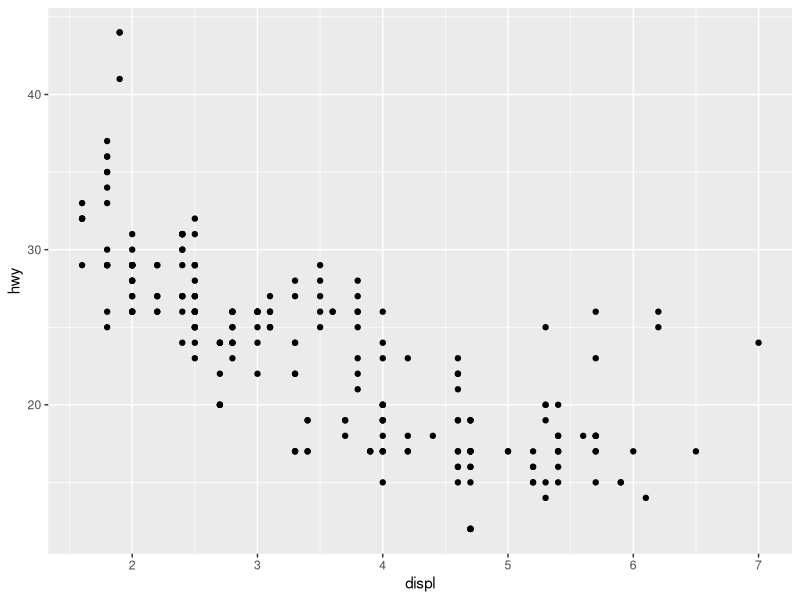
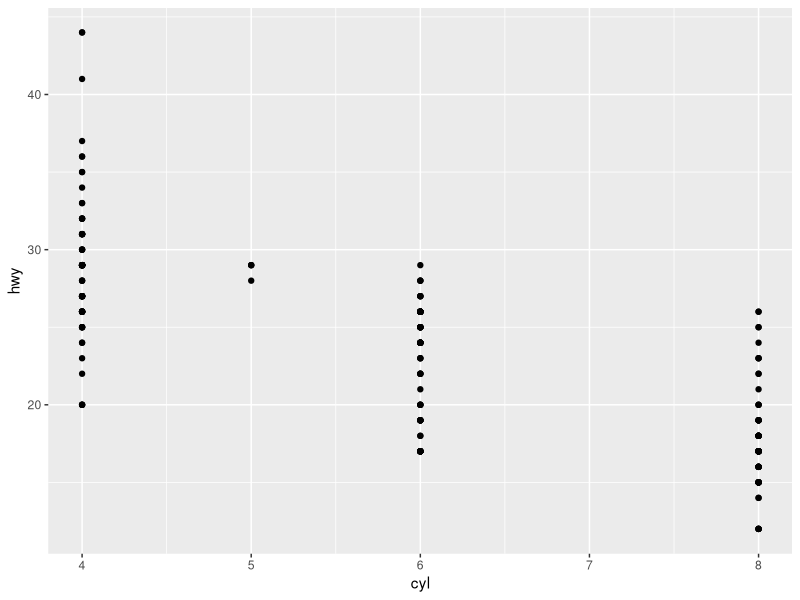
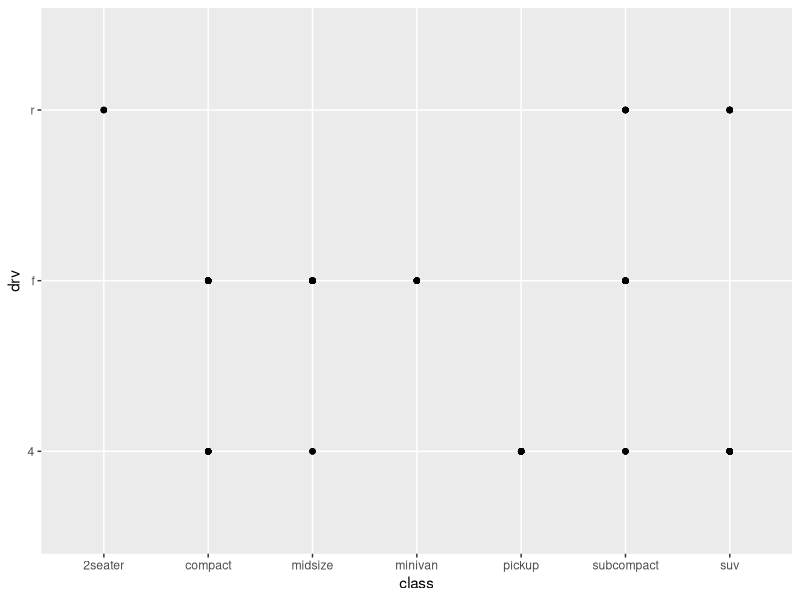
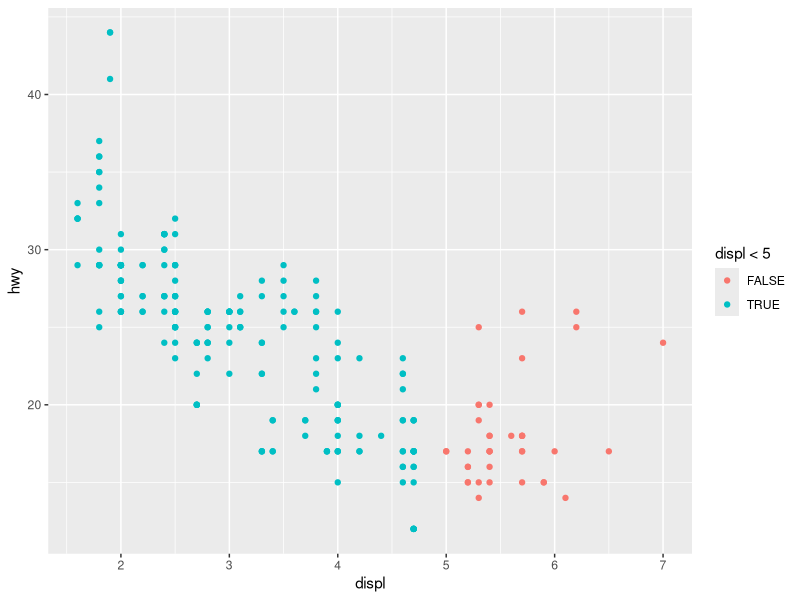
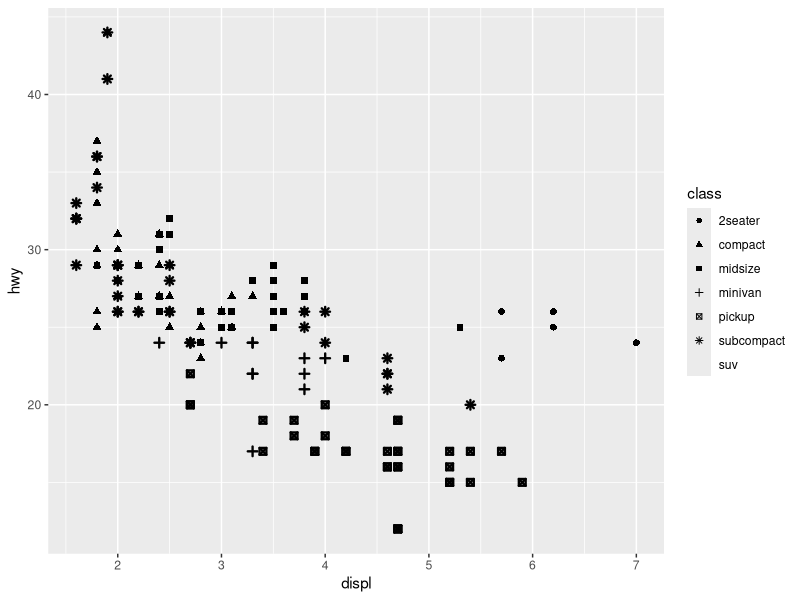
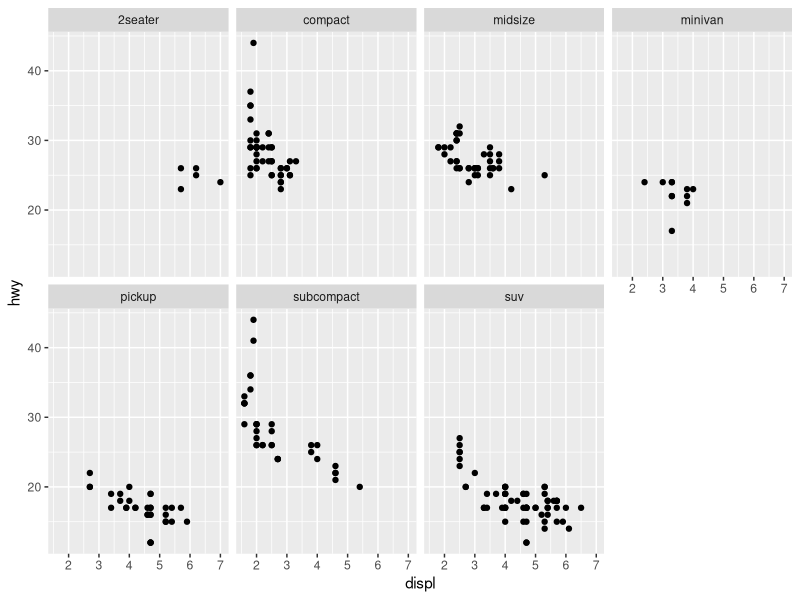
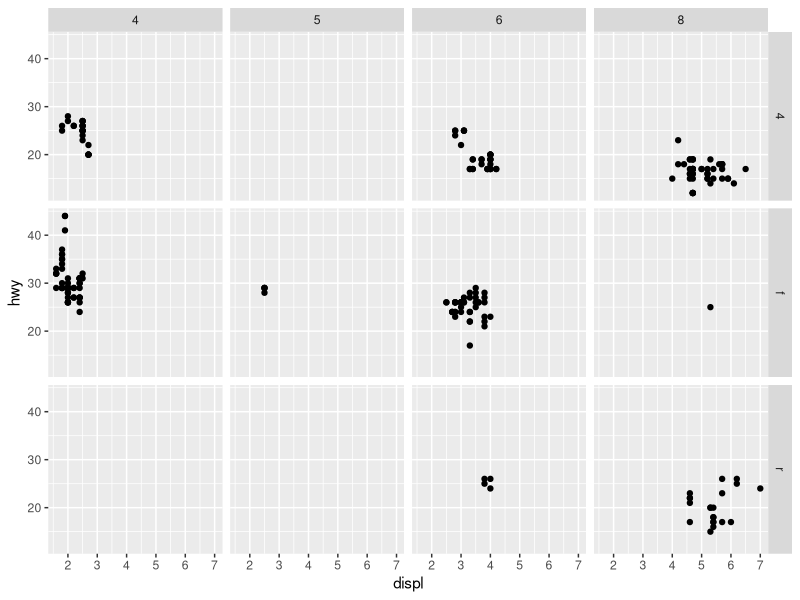
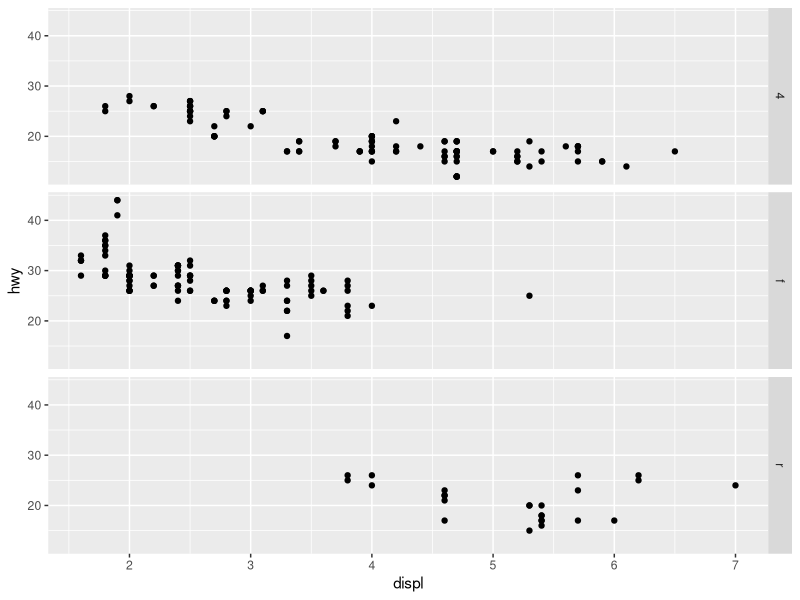

Recreate these plots in R, in order.
## ---- chunk 1
knitr::opts_chunk$set(echo = TRUE)
## ---- chunk 2
library(ggplot2)
library(tidyverse)
## ---- chunk 3
# Loading data
d = ggplot2::mpg

# 1. 
ggplot(d)+
  geom_point(aes(displ, hwy))

# 2. 
dim(d)

# 4. 
ggplot(d)+
  geom_point(aes(cyl, hwy))

# 5. 
ggplot(d)+
  geom_point(aes(class, drv))

## ---- chunk 4

# Using class as an additional aesthetic in a scatterplot.
# Note the mpg data is loaded when loading the tidyverse package
ggplot(data = mpg)+
  geom_point(mapping = aes(x = displ, y = hwy, color = displ < 5))


# the stroke aestethic determines the size/thickness of the lines/points when using the shape aesthetic
ggplot(data = mpg)+
  geom_point(mapping = aes(x = displ, y = hwy, shape = class, stroke = 1.2))

## ---- chunk 5
# Facetting by the class variable
ggplot(data = mpg)+
  geom_point(mapping = aes(x = displ, y = hwy))+
  facet_wrap(~class, nrow= 2)

# you can also facet you plot on the combination of two variables using the facet_grid() function
# or use a dot . if you dont want to facet in either the row or column dimension
ggplot(data = mpg) + 
  geom_point(mapping = aes(x = displ, y = hwy)) + 
  facet_grid(drv ~ cyl)

ggplot(data = mpg) + 
  geom_point(mapping = aes(x = displ, y = hwy)) + 
  facet_grid(drv ~ .)

ggplot(data = mpg) + 
  geom_point(mapping = aes(x = displ, y = hwy)) + 
  facet_grid(. ~ cyl)

ggplot(d) + 
  geom_point(mapping = aes(x = drv, y = cyl))

## ---- chunk 6
# If you want to plot the same data (same x and y) in the same plot using multiple geoms you can specify the mappings in the "ggplot" section. If you do this, ggplot will treat these mappings as global.
# you can also specify different mappings for each geom
ggplot(data = mpg, mapping = aes(x = displ, y = hwy)) + 
  geom_point(mapping = aes(color = class)) + 
  geom_smooth()

# you can also specify different data for each geom
ggplot(data = mpg, mapping = aes(x = displ, y = hwy)) + 
  geom_point(mapping = aes(color = class)) + 
  geom_smooth(data = filter(mpg, class == "subcompact"), se = FALSE)

ggplot(data = mpg, mapping = aes(x = displ, y = hwy, color = drv)) + 
  geom_point() + 
  geom_smooth(se = F, show.legend = F)

## ---- chunk 7
# 6. recreating plots
# 1
ggplot(data = mpg, mapping = aes(x = displ, y = hwy)) + 
  geom_point(size = 4) + 
  geom_smooth(se = F)

# 2
ggplot(data = mpg, mapping = aes(x = displ, y = hwy)) + 
  geom_point(size = 4) + 
  geom_smooth(aes(group = drv), se = F, size = 1.5)

# 3
ggplot(data = mpg, mapping = aes(x = displ, y = hwy, color = drv)) + 
  geom_point(size = 4) + 
  geom_smooth(se = F, size = 1.5)

# 4
ggplot(data = mpg, mapping = aes(x = displ, y = hwy)) + 
  geom_point(aes(color = drv),size = 4) + 
  geom_smooth(se = F, size = 1.5)

# 5
ggplot(data = mpg, mapping = aes(x = displ, y = hwy, color = drv)) + 
  geom_point(size = 4) + 
  geom_smooth(aes(linetype = drv), color = 'blue', se = F, size = 1.5)

# 6
ggplot(mpg, aes(x = displ, y = hwy)) +
  geom_point(size = 4, color = "white") +
  geom_point(aes(colour = drv))
## ---- chunk 8
# bar charts
# the bar chart uses the stat_count statistic as default, but each stat argument uses a specific geom as well. Stat and geom argument can be used interchangeably for this reason.

dd = ggplot2::diamonds

ggplot(dd) + 
  geom_bar(mapping = aes(x = cut))


ggplot(dd) +
  stat_summary(aes(cut, depth), fun.min = min, fun.max = max, fun = median)

ggplot(dd) +
  geom_bar(aes(cut, depth), stat="summary")

ggplot(dd) + 
  geom_col(mapping = aes(cut, price))

ggplot(data = diamonds) + 
  geom_bar(mapping = aes(x = cut, y = after_stat(prop), group = 1))

ggplot(data = diamonds) + 
  geom_bar(mapping = aes(x = cut, fill = color, y = after_stat(prop), group = 1))

## ---- chunk 9
# you color a bar chart
ggplot(data = diamonds) + 
  geom_bar(mapping = aes(x = cut, colour = cut))

# it is more useful to use the fill variable
ggplot(data = diamonds) + 
  geom_bar(mapping = aes(x = cut, fill = cut))

# if you fill by another variable you automatically get stacked bars combining cut and clarity
ggplot(data = diamonds) + 
  geom_bar(mapping = aes(x = cut, fill = clarity))

# you can also use

ggplot(data = diamonds, mapping = aes(x = cut, fill = clarity)) + 
  geom_bar(alpha = 1/5, position = "identity")

ggplot(data = diamonds, mapping = aes(x = cut, colour = clarity)) + 
  geom_bar(fill = NA, position = "identity")


ggplot(data = diamonds) + 
  geom_bar(mapping = aes(x = cut, fill = clarity), position = "dodge")

# to improve your scatter plot you can add randomness and thereby spread out the data points a bit to make it easier to spot patterns in the plot.
ggplot(data = mpg) + 
  geom_point(mapping = aes(x = displ, y = hwy), position = "jitter")

## ---- chunk 10
# plotting spatial data, aspects ratios are important.
nz <- map_data("nz")

ggplot(nz, aes(long, lat, group = group)) +
  geom_polygon(fill = "white", colour = "black")

ggplot(nz, aes(long, lat, group = group)) +
  geom_polygon(fill = "white", colour = "black") +
  coord_quickmap()

# coord_polar() uses polar coordinates

bar <- ggplot(data = diamonds) + 
  geom_bar(
    mapping = aes(x = cut, fill = cut), 
    show.legend = FALSE,
    width = 1
  ) + 
  theme(aspect.ratio = 1) +
  labs(x = NULL, y = NULL)

bar + coord_flip()
bar + coord_polar()
## ---- chunk 11
# 1. turn a stacked bar chart into a pir chart using coord_polar()

bar2 = ggplot(data = diamonds, mapping = aes(x = cut, fill = clarity)) + 
  geom_bar(alpha = 1/5, position = "identity")

bar2 + coord_polar()

# 2. adds labels, titles etc.

?labs

#3 
?coord_quickmap

